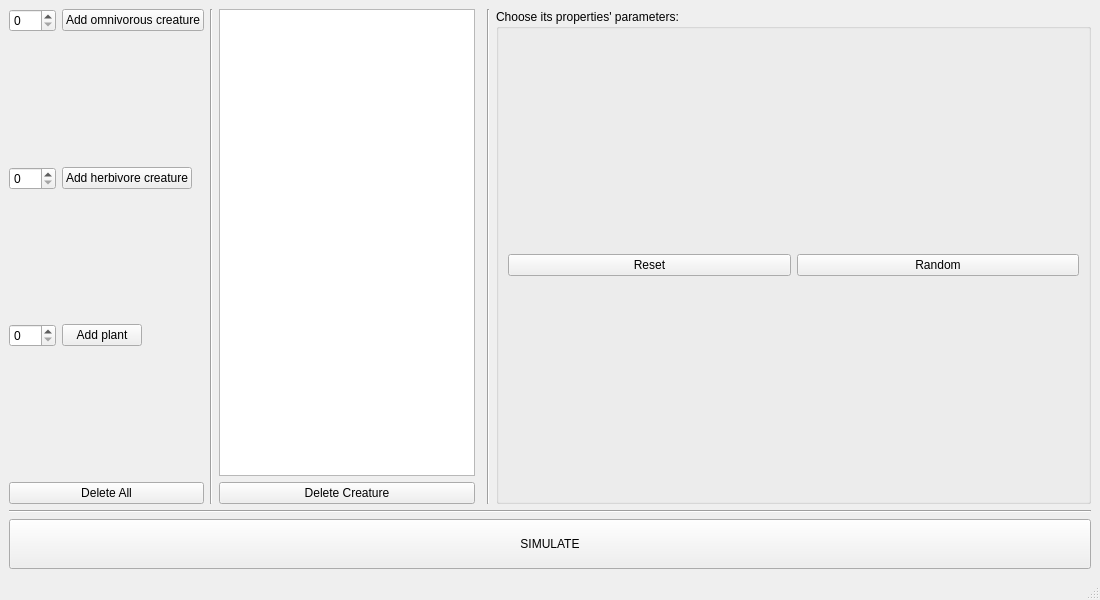
<?xml version="1.0" encoding="UTF-8"?>
<ui version="4.0">
 <class>MainWindow</class>
 <widget class="QMainWindow" name="MainWindow">
  <property name="geometry">
   <rect>
    <x>0</x>
    <y>0</y>
    <width>1100</width>
    <height>600</height>
   </rect>
  </property>
  <property name="sizePolicy">
   <sizepolicy hsizetype="Fixed" vsizetype="Fixed">
    <horstretch>0</horstretch>
    <verstretch>0</verstretch>
   </sizepolicy>
  </property>
  <property name="minimumSize">
   <size>
    <width>500</width>
    <height>0</height>
   </size>
  </property>
  <property name="windowTitle">
   <string>Create your Creatures !</string>
  </property>
  <widget class="QWidget" name="centralwidget">
   <layout class="QGridLayout" name="gridLayout_2">
    <item row="0" column="0">
     <widget class="QSpinBox" name="count_pred">
      <property name="sizePolicy">
       <sizepolicy hsizetype="Fixed" vsizetype="Fixed">
        <horstretch>0</horstretch>
        <verstretch>0</verstretch>
       </sizepolicy>
      </property>
      <property name="maximum">
       <number>999</number>
      </property>
     </widget>
    </item>
    <item row="2" column="0">
     <widget class="QSpinBox" name="count_prey">
      <property name="sizePolicy">
       <sizepolicy hsizetype="Fixed" vsizetype="Fixed">
        <horstretch>0</horstretch>
        <verstretch>0</verstretch>
       </sizepolicy>
      </property>
      <property name="maximum">
       <number>999</number>
      </property>
     </widget>
    </item>
    <item row="6" column="0" colspan="2">
     <widget class="QPushButton" name="button_delete_all">
      <property name="sizePolicy">
       <sizepolicy hsizetype="Minimum" vsizetype="Fixed">
        <horstretch>0</horstretch>
        <verstretch>0</verstretch>
       </sizepolicy>
      </property>
      <property name="text">
       <string>Delete All</string>
      </property>
     </widget>
    </item>
    <item row="8" column="0" colspan="7">
     <widget class="QPushButton" name="simBut">
      <property name="sizePolicy">
       <sizepolicy hsizetype="Minimum" vsizetype="Fixed">
        <horstretch>0</horstretch>
        <verstretch>0</verstretch>
       </sizepolicy>
      </property>
      <property name="minimumSize">
       <size>
        <width>0</width>
        <height>50</height>
       </size>
      </property>
      <property name="text">
       <string>SIMULATE</string>
      </property>
     </widget>
    </item>
    <item row="4" column="1">
     <widget class="QPushButton" name="button_plant">
      <property name="sizePolicy">
       <sizepolicy hsizetype="Fixed" vsizetype="Fixed">
        <horstretch>0</horstretch>
        <verstretch>0</verstretch>
       </sizepolicy>
      </property>
      <property name="text">
       <string>Add plant</string>
      </property>
     </widget>
    </item>
    <item row="2" column="1">
     <widget class="QPushButton" name="button_prey">
      <property name="sizePolicy">
       <sizepolicy hsizetype="Fixed" vsizetype="Fixed">
        <horstretch>0</horstretch>
        <verstretch>0</verstretch>
       </sizepolicy>
      </property>
      <property name="text">
       <string>Add herbivore creature</string>
      </property>
     </widget>
    </item>
    <item row="7" column="0" colspan="7">
     <widget class="Line" name="line_3">
      <property name="orientation">
       <enum>Qt::Horizontal</enum>
      </property>
     </widget>
    </item>
    <item row="0" column="6" rowspan="7">
     <widget class="QGroupBox" name="groupBox">
      <property name="sizePolicy">
       <sizepolicy hsizetype="Minimum" vsizetype="Minimum">
        <horstretch>1</horstretch>
        <verstretch>1</verstretch>
       </sizepolicy>
      </property>
      <property name="minimumSize">
       <size>
        <width>510</width>
        <height>0</height>
       </size>
      </property>
      <property name="title">
       <string>Choose its properties' parameters:</string>
      </property>
      <layout class="QGridLayout" name="gridLayout_3">
       <item row="1" column="0">
        <layout class="QVBoxLayout" name="verticalLayout">
         <item>
          <layout class="QHBoxLayout" name="horizontalLayout">
           <item>
            <widget class="QPushButton" name="button_reset">
             <property name="sizePolicy">
              <sizepolicy hsizetype="Preferred" vsizetype="Fixed">
               <horstretch>0</horstretch>
               <verstretch>0</verstretch>
              </sizepolicy>
             </property>
             <property name="text">
              <string>Reset</string>
             </property>
            </widget>
           </item>
           <item>
            <widget class="QPushButton" name="button_rdm">
             <property name="sizePolicy">
              <sizepolicy hsizetype="Preferred" vsizetype="Fixed">
               <horstretch>0</horstretch>
               <verstretch>0</verstretch>
              </sizepolicy>
             </property>
             <property name="text">
              <string>Random</string>
             </property>
            </widget>
           </item>
          </layout>
         </item>
        </layout>
       </item>
       <item row="0" column="0">
        <layout class="QVBoxLayout" name="verticalLayout_2"/>
       </item>
      </layout>
     </widget>
    </item>
    <item row="4" column="0">
     <widget class="QSpinBox" name="count_plant">
      <property name="sizePolicy">
       <sizepolicy hsizetype="Fixed" vsizetype="Fixed">
        <horstretch>0</horstretch>
        <verstretch>0</verstretch>
       </sizepolicy>
      </property>
      <property name="maximum">
       <number>999</number>
      </property>
     </widget>
    </item>
    <item row="0" column="1">
     <widget class="QPushButton" name="button_pred">
      <property name="sizePolicy">
       <sizepolicy hsizetype="Fixed" vsizetype="Fixed">
        <horstretch>0</horstretch>
        <verstretch>0</verstretch>
       </sizepolicy>
      </property>
      <property name="text">
       <string>Add omnivorous creature</string>
      </property>
     </widget>
    </item>
    <item row="0" column="2" rowspan="7">
     <widget class="Line" name="line_1">
      <property name="sizePolicy">
       <sizepolicy hsizetype="Fixed" vsizetype="Expanding">
        <horstretch>0</horstretch>
        <verstretch>0</verstretch>
       </sizepolicy>
      </property>
      <property name="orientation">
       <enum>Qt::Vertical</enum>
      </property>
     </widget>
    </item>
    <item row="0" column="3" rowspan="6">
     <widget class="QListWidget" name="creature_list">
      <property name="sizePolicy">
       <sizepolicy hsizetype="Minimum" vsizetype="Minimum">
        <horstretch>0</horstretch>
        <verstretch>0</verstretch>
       </sizepolicy>
      </property>
     </widget>
    </item>
    <item row="6" column="3">
     <widget class="QPushButton" name="button_delete_creature">
      <property name="text">
       <string>Delete Creature</string>
      </property>
     </widget>
    </item>
    <item row="0" column="5" rowspan="7">
     <widget class="Line" name="line_2">
      <property name="sizePolicy">
       <sizepolicy hsizetype="Fixed" vsizetype="Minimum">
        <horstretch>0</horstretch>
        <verstretch>0</verstretch>
       </sizepolicy>
      </property>
      <property name="orientation">
       <enum>Qt::Vertical</enum>
      </property>
     </widget>
    </item>
   </layout>
   <zorder>creature_list</zorder>
   <zorder>line_1</zorder>
   <zorder>line_2</zorder>
   <zorder>line_3</zorder>
   <zorder>groupBox</zorder>
   <zorder>button_delete_all</zorder>
   <zorder>button_pred</zorder>
   <zorder>count_prey</zorder>
   <zorder>button_prey</zorder>
   <zorder>count_pred</zorder>
   <zorder>button_plant</zorder>
   <zorder>count_plant</zorder>
   <zorder>button_delete_creature</zorder>
   <zorder>simBut</zorder>
  </widget>
  <widget class="QMenuBar" name="menubar">
   <property name="geometry">
    <rect>
     <x>0</x>
     <y>0</y>
     <width>1100</width>
     <height>22</height>
    </rect>
   </property>
  </widget>
  <widget class="QStatusBar" name="statusbar"/>
 </widget>
 <resources/>
 <connections>
  <connection>
   <sender>creature_list</sender>
   <signal>itemClicked(QListWidgetItem*)</signal>
   <receiver>button_rdm</receiver>
   <slot>show()</slot>
   <hints>
    <hint type="sourcelabel">
     <x>335</x>
     <y>221</y>
    </hint>
    <hint type="destinationlabel">
     <x>950</x>
     <y>376</y>
    </hint>
   </hints>
  </connection>
  <connection>
   <sender>simBut</sender>
   <signal>clicked()</signal>
   <receiver>MainWindow</receiver>
   <slot>close()</slot>
   <hints>
    <hint type="sourcelabel">
     <x>549</x>
     <y>543</y>
    </hint>
    <hint type="destinationlabel">
     <x>549</x>
     <y>299</y>
    </hint>
   </hints>
  </connection>
  <connection>
   <sender>creature_list</sender>
   <signal>itemClicked(QListWidgetItem*)</signal>
   <receiver>button_reset</receiver>
   <slot>show()</slot>
   <hints>
    <hint type="sourcelabel">
     <x>399</x>
     <y>249</y>
    </hint>
    <hint type="destinationlabel">
     <x>700</x>
     <y>376</y>
    </hint>
   </hints>
  </connection>
 </connections>
</ui>
